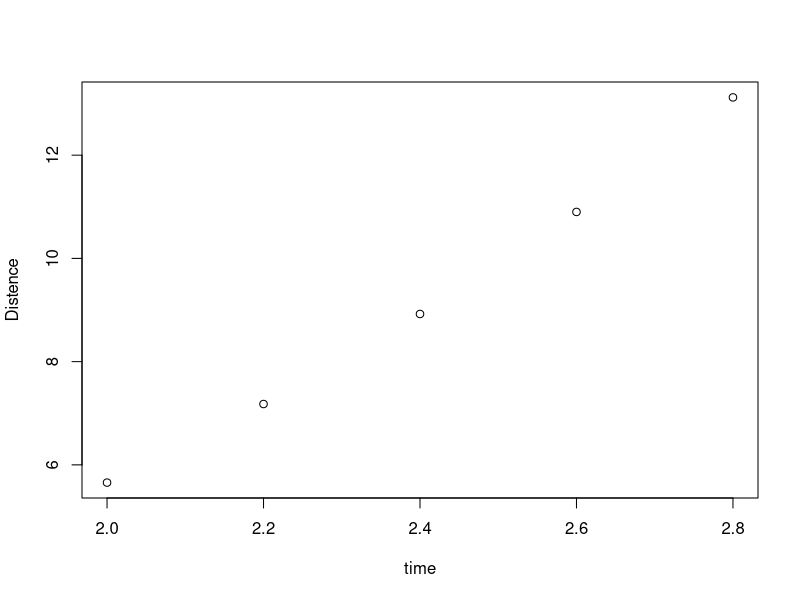
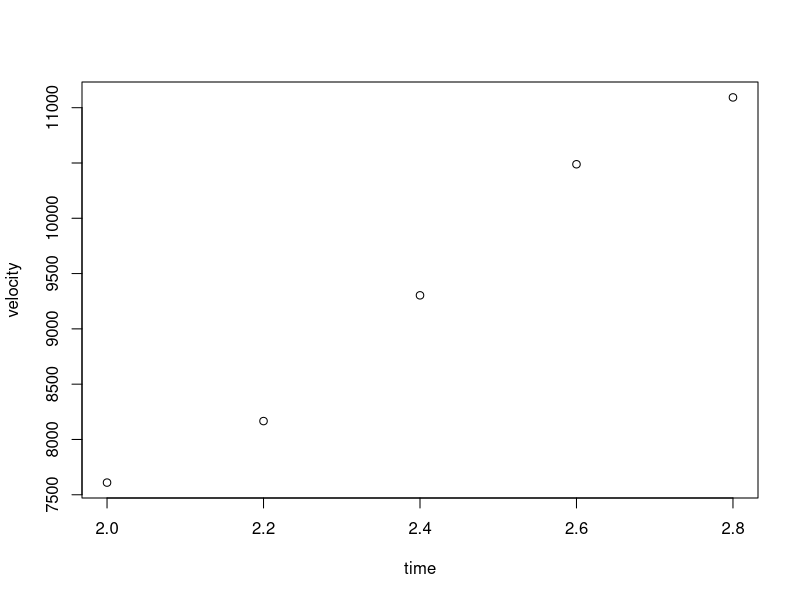
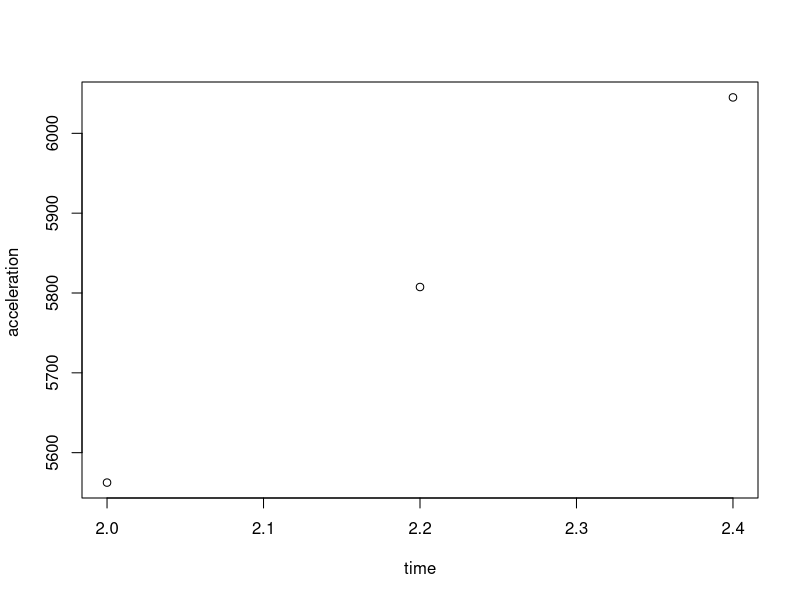

These figures' R source, in order:


# readd libary to read excel files 
library("readxl")
setwd("C:/Users/zahey/Documents/College/R/Lab9")

data <- as.data.frame(read_excel("data.xlsx"))

head(data)

xVec <- data[,1]
yVec <- data[,2]

plot(xVec,yVec,xlab="time",ylab="Distence")
funcfirstdev <- function(){
  firstDev <- c()
  cnt=2
  dev <- (yVec[cnt]-yVec[cnt-1])/ (xVec[cnt]-xVec[cnt-1])
  firstDev <- append(firstDev,dev)
  while (cnt<length(xVec)){
    
    dev <- (yVec[cnt+1]-yVec[cnt-1])/ (xVec[cnt+1]-xVec[cnt-1])
    firstDev <- append(firstDev,dev)
    cnt=cnt+1
  }
  
  dev <- (yVec[cnt]-yVec[cnt-1])/ (xVec[cnt]-xVec[cnt-1])
  firstDev <- append(firstDev,dev)
  return(firstDev)
}


funcSecondDev <- function(){
  
  secondDev <- c()


  cnt=2

  while (cnt<length(xVec)){
    
    dev <- (yVec[cnt+1]-2*yVec[cnt]+yVec[cnt-1])/(xVec[cnt+1]-xVec[cnt])^2
    secondDev <- append(secondDev,dev)
    cnt=cnt+1
  }

  return(secondDev)
}

firstDev <- funcfirstdev()
firstDev <- firstDev*1000

secondDev <- funcSecondDev()*1000

plot(xVec,firstDev,xlab="time",ylab="velocity")


plot(xVec[2:length(xVec)-2],secondDev,xlab="time",ylab="acceleration ")

